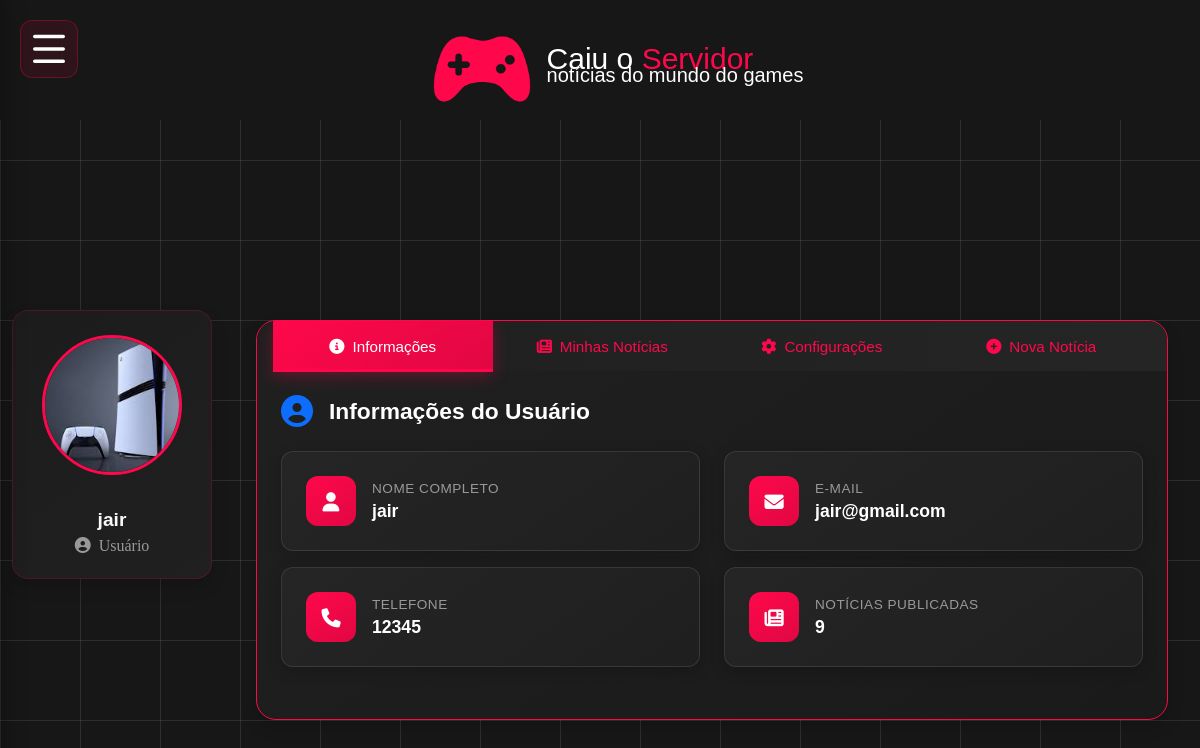
The page /painel_usuario.php (signed in) on the database its author committed.
### tables this page shows
CREATE TABLE `usuarios` (
  `id` int(11) NOT NULL,
  `nome` varchar(255) NOT NULL,
  `sexo` varchar(1) NOT NULL,
  `fone` int(15) NOT NULL,
  `email` varchar(100) NOT NULL,
  `senha` varchar(255) NOT NULL,
  `tipo` varchar(20) NOT NULL DEFAULT 'usuario',
  `imagem_perfil` varchar(255) DEFAULT NULL
);

### classes/Usuario.php (called while the page is built, shortened)
<?php
class Usuario {
 private $conn;
 private $table_name = "usuarios";
 public function __construct($db) {
  $this->conn = $db;
 }
 public function lerPorId($id) {
    $query = "SELECT * FROM " . $this->table_name . " WHERE id = ?";
    $stmt = $this->conn->prepare($query);
    $stmt->execute([$id]);
    return $stmt->fetch(PDO::FETCH_ASSOC);
 }
}
?>

### painel_usuario.php (the view, shortened to what this page needs)
<?php
include_once './config/config.php';
include_once './classes/Usuario.php';
$usuario = new Usuario($db);
$dados_usuario = $usuario->lerPorId($_SESSION['usuario_id']);
?>
<!DOCTYPE html>
<html lang="pt-br">
<head>
  <link href="https://cdn.jsdelivr.net/npm/bootstrap@5.3.0/dist/css/bootstrap.min.css" rel="stylesheet">
  <link rel="stylesheet" href="assets/nova_noticia.css">
  <link rel="stylesheet" href="assets/painel_usuario.css">
  <link rel="stylesheet" href="https://cdnjs.cloudflare.com/ajax/libs/font-awesome/6.4.0/css/all.min.css">
</head>
<body>
  <?php include_once './header.php' ?>
  <div class="container-fluid d-flex justify-content-center align-items-center text-white" style="min-height: 100vh;">
    <div class="d-flex flex-column flex-lg-row align-items-start w-100" style="max-width: 1400px;">
      <div class="d-flex flex-column align-items-center p-4 me-lg-4 mb-4 mb-lg-0 bg-black rounded-4 shadow profile-card">
        <div class="position-relative">
          <form id="formProfilePic" method="post" action="upload_perfil.php" enctype="multipart/form-data">
            <label for="profileInput" class="cursor-pointer">
              <img src="<?php echo $dados_usuario['imagem_perfil'] ? 'uploads/' . htmlspecialchars($dados_usuario['imagem_perfil']) : 'img/usuarioTeste.png'; ?>" id="profilePic" alt="Foto de Perfil" class="profile-img mb-3">
            </label>
          </form>
        </div>
        <h5 class="mb-2"><?php echo htmlspecialchars($dados_usuario['nome']); ?></h5>
        <p class="text-muted mb-0"><i class="fas fa-user-circle me-2"></i>Usuário</p>
      </div>
      <div class="container flex-grow-1">
        <div class="card card-custom flex-grow-1 shadow">
          <ul class="nav nav-tabs nav-justified" id="userTab" role="tablist">
            <li class="nav-item">
              <button class="nav-link active" data-bs-toggle="tab" data-bs-target="#info">
                <i class="fas fa-info-circle me-2"></i>Informações
              </button>
            </li>
            <li class="nav-item">
              <button class="nav-link" data-bs-toggle="tab" data-bs-target="#Noticias">
                <i class="fas fa-newspaper me-2"></i>Minhas Notícias
              </button>
            </li>
            <li class="nav-item">
              <button class="nav-link" data-bs-toggle="tab" data-bs-target="#config">
                <i class="fas fa-cog me-2"></i>Configurações
              </button>
            </li>
            <?php if (in_array($_SESSION['usuario_tipo'] ?? '', ['admin', 'autor'])): ?>
            <li class="nav-item">
              <button class="nav-link" data-bs-toggle="tab" data-bs-target="#noticia">
                <i class="fas fa-plus-circle me-2"></i>Nova Notícia
              </button>
            </li>
            <?php endif; ?>
          </ul>
          <div class="tab-content p-4">
            <div class="tab-pane fade show active" id="info">
              <div class="d-flex align-items-center mb-4">
                <i class="fas fa-user-circle text-primary me-3" style="font-size: 2rem;"></i>
                <h4 class="mb-0">Informações do Usuário</h4>
              </div>
              <div class="row">
                <div class="col-md-6">
                  <div class="info-card mb-3">
                    <div class="info-icon">
                      <i class="fas fa-user"></i>
                    </div>
                    <div class="info-content">
                      <label class="info-label">Nome Completo</label>
                      <span class="info-value"><?php echo htmlspecialchars($dados_usuario['nome']); ?></span>
                    </div>
                  </div>
                </div>
                <div class="col-md-6">
                  <div class="info-card mb-3">
                    <div class="info-icon">
                      <i class="fas fa-envelope"></i>
                    </div>
                    <div class="info-content">
                      <label class="info-label">E-mail</label>
                      <span class="info-value"><?php echo htmlspecialchars($dados_usuario['email']); ?></span>
                    </div>
                  </div>
                </div>
                <div class="col-md-6">
                  <div class="info-card mb-3">
                    <div class="info-icon">
                      <i class="fas fa-phone"></i>
                    </div>
                    <div class="info-content">
                      <label class="info-label">Telefone</label>
                      <span class="info-value"><?php echo htmlspecialchars($dados_usuario['fone']); ?></span>
                    </div>
                  </div>
                </div>
                <div class="col-md-6">
                  <div class="info-card mb-3">
                    <div class="info-icon">
                      <i class="fas fa-newspaper"></i>
                    </div>
                    <div class="info-content">
                      <label class="info-label">Notícias Publicadas</label>
                      <span class="info-value">
                        <?php
                        $stmtNoticias = $db->prepare("SELECT COUNT(*) FROM noticias WHERE autor_id = :id");
                        $stmtNoticias->bindParam(':id', $_SESSION['usuario_id']);
                        $stmtNoticias->execute();
                        echo $stmtNoticias->fetchColumn();
                        ?>
                      </span>
                    </div>
                  </div>
                </div>
              </div>
            </div>
          </div>
        </div>
      </div>
    </div>
  </div>
</body>
</html>

### assets/painel_usuario.css (style rules this page uses)
body { width: 100%; height: 100%; background: #171717; --gap: 5em; --line: 1px; --color: rgba(255, 255, 255, 0.2); background-image: linear-gradient( -90deg, transparent calc(var(--gap) - var(--line)), var(--color) calc(var(--gap) - var(--line) + 1px), var(--color) var(--gap) ), linear-gradient( 0deg, transparent calc(var(--gap) - var(--line)), var(--color) calc(var(--gap) - var(--line) + 1px), var(--color) var(--gap) ); background-size: var(--gap) var(--gap); }
.profile-img { border-radius: 50%; height: 140px; width: 140px; border: 3px solid #FF084B; object-fit: cover; cursor: pointer; transition: transform 0.3s ease; position: relative; }
.profile-card { background: linear-gradient(145deg, #1c1c1c, #202020); padding: 2rem 1.5rem; text-align: center; border-radius: 20px; min-width: 200px; border: 1px solid rgba(255, 8, 75, 0.2); box-shadow: 0 8px 32px rgba(0, 0, 0, 0.3); transition: transform 0.3s ease, box-shadow 0.3s ease; }
.profile-card h5 { font-size: 1.2rem; color: #f8f8f8; margin-top: 1rem; font-weight: 600; }
.card-custom { background: linear-gradient(145deg, #202020, #1a1a1a); border: 1px solid #FF084B; border-radius: 20px; overflow: hidden; flex-grow: 1; min-height: 400px; box-shadow: 0 8px 32px rgba(0, 0, 0, 0.3); }
.nav-tabs { background: linear-gradient(90deg, #1f1f1f, #252525); border-bottom: none; padding: 0 1rem; }
.nav-tabs .nav-link { color: #FF084B; border: none; padding: 18px 20px; font-weight: 500; transition: all 0.3s ease; border-radius: 0; position: relative; font-size: 0.95rem; }
.nav-tabs .nav-link.active { background: linear-gradient(145deg, #FF084B, #e00742); color: white; box-shadow: 0 4px 15px rgba(255, 8, 75, 0.3); }
.nav-tabs .nav-link.active::after { content: ''; position: absolute; bottom: 0; left: 0; right: 0; height: 3px; background: #FF084B; }
.tab-content { padding: 2rem; color: #d9d9d9; font-size: 0.95rem; }
.tab-content h4 { color: #ffffff; margin-bottom: 1.5rem; font-weight: 600; }
.info-card { background: linear-gradient(145deg, #252525, #1f1f1f); border: 1px solid rgba(255, 255, 255, 0.1); border-radius: 12px; padding: 1.5rem; display: flex; align-items: center; transition: all 0.3s ease; box-shadow: 0 4px 15px rgba(0, 0, 0, 0.2); }
.info-icon { background: linear-gradient(145deg, #FF084B, #e00742); width: 50px; height: 50px; border-radius: 12px; display: flex; align-items: center; justify-content: center; color: white; font-size: 1.2rem; margin-right: 1rem; flex-shrink: 0; }
.info-content { flex-grow: 1; }
.info-label { display: block; color: #999; font-size: 0.85rem; font-weight: 500; margin-bottom: 0.5rem; text-transform: uppercase; letter-spacing: 0.5px; }
.info-value { display: block; color: #fff; font-size: 1.1rem; font-weight: 600; }
.text-muted { color: #999 !important; }
body h4 { font-family: DM-Sans, sans-serif; font-size: 1.5em; }
body li { font-family: DM-Sans, sans-serif; }
body label { font-family: DM-Sans, sans-serif; color: white; }
body span { font-family: DM-Sans, sans-serif; }
body h5 { font-family: DM-Sans, sans-serif; }
.tab-pane.fade.show { animation: fadeInUp 0.5s ease-out; }
.cursor-pointer { cursor: pointer; }

### assets/header.css (style rules this page uses)
.container { display: flex; justify-content: center; flex-direction: column; align-items: center; padding: 10px 20px; }
body li { font-family: DM-Sans, sans-serif; }

### rows shown on the page
usuarios: imagem_perfil (picture), nome "jair", email "jair@gmail.com", fone "12345"

### other values the page prints
$stmtNoticias->fetchColumn() "9"
